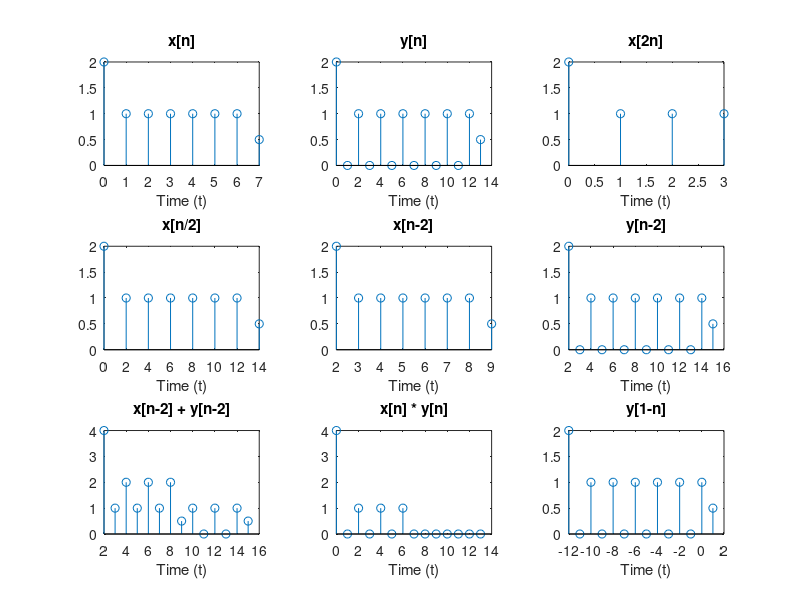

The MATLAB script that drew this image:
% x[n]
t = 0:1:7;
x = [2,1,1,1,1,1,1,0.5]; 

subplot(3,3,1);
stem(t, x);
xlabel('Time (t)');
title('x[n]');

% y[n]
t = 0:1:13;
y = [2,0,1,0,1,0,1,0,1,0,1,0,1,0.5]; 

subplot(3,3,2);
stem(t, y);
xlabel('Time (t)');
title('y[n]');

% x[2n]
t = 0:1:3;
x1 = x(1:2:end); % Taking every second element from x

subplot(3,3,3);
stem(t, x1);
xlabel('Time (t)');
title('x[2n]');

% x[n/2]
t = 0:2:14;
x2 = x;

subplot(3,3,4);
stem(t, x2);
xlabel('Time (t)');
title('x[n/2]');

% x[n-2] 
t = 2:1:9;
x3 = x;

subplot(3,3,5);
stem(t, x3);
xlabel('Time (t)');
title('x[n-2]');

% y[n-2]
t = 2:1:15;
x4 = y;

subplot(3,3,6);
stem(t, x4);
xlabel('Time (t)');
title('y[n-2]');

% x[n-2] + y[n-2]
t = 2:1:15;
x_new = x;
x_new(end+1:14) = 0; % Expanding x_new to the desired length

x5 = x_new + y;

subplot(3,3,7);
stem(t, x5);
xlabel('Time (t)');
title('x[n-2] + y[n-2]');

% x[n] * y[n] *
t = 0:1:13;
x6 = x_new .* y;

subplot(3,3,8);
stem(t, x6);
xlabel('Time (t)');
title('x[n] * y[n]');

% y[1-n]*
t = -12:1:1; % Adjusting t range
x7 = y;

subplot(3,3,9);
stem(t, x7);
xlabel('Time (t)');
title('y[1-n]');
